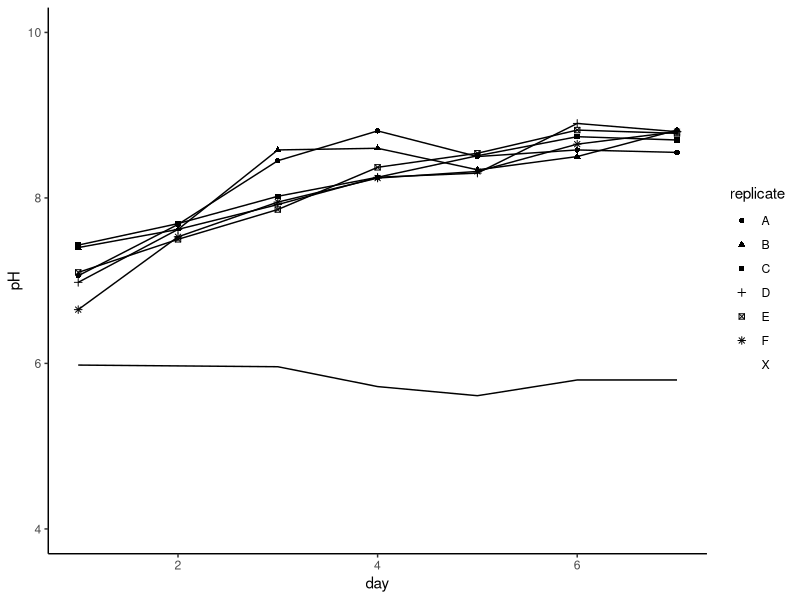
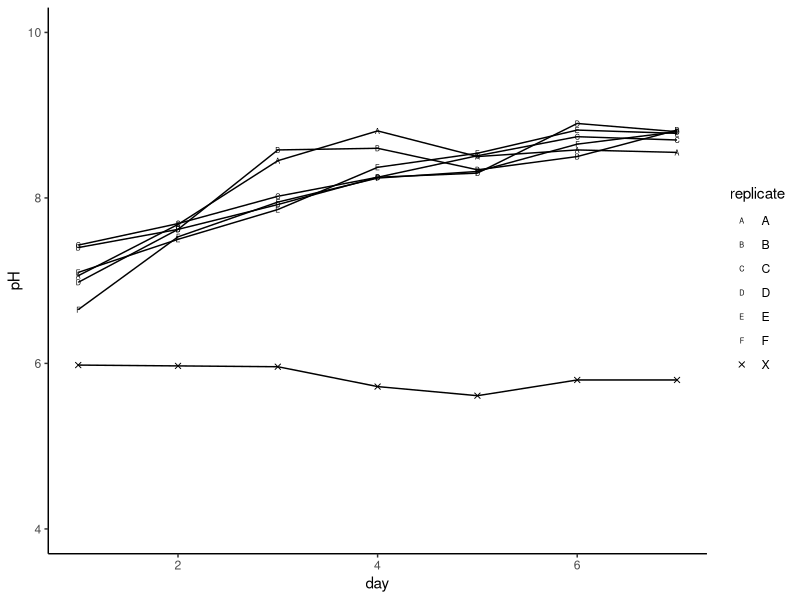
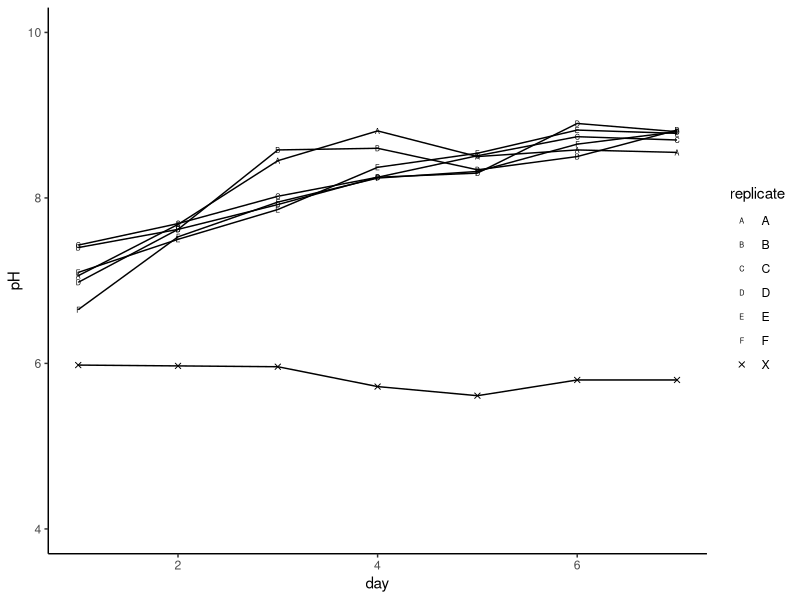
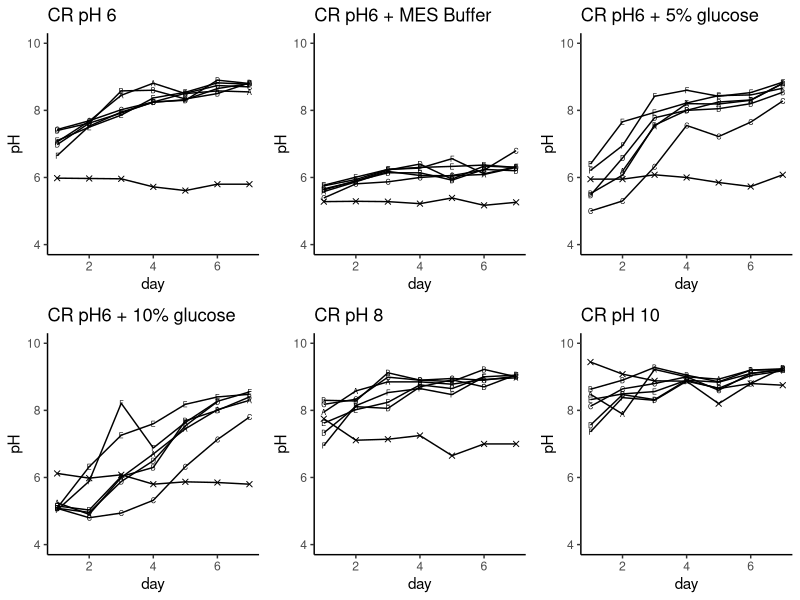

Write the R code that produced these figures, in order.
## ---- chunk 1
knitr::opts_chunk$set(echo = TRUE)
## ---- chunk 2
#Donny Hoang
#3.19.2020
#Graphing pH data
## ---- chunk 3
## if the packages are not installed, use these commands to install them
#install.packages('ggpubr')
#install.packages('ggplot2')
library(ggplot2)
library(ggpubr)
## ---- chunk 4
data <- read.csv("SGH_CR_pH.csv", header=TRUE)
## ---- chunk 5
head(data)
# Read more about head by typing ?head
str(data) ## has a little more information about the columns class
# What's the difference between a Factor, integer, and numeric class?
summary(data)
## ---- chunk 6
data1 <- subset(data, data$treatment=="pH 6")
head(data1)
summary(data1)
## ---- chunk 7
p1 <-ggplot(data=data1, aes(x=day, y=pH, group=replicate)) + ## initialize our plotting object
  ylim(4, 10) + ## set the y-axis limits
  geom_point(aes(shape=replicate)) + ## specify that we what to plot points
  geom_line() + ## specify that we also want lines
  theme_classic() ## make it pretty
p1 ## return the plotting object
## ---- chunk 8
shapeorder <- c(65, 66, 67, 68, 69, 70,  4)
## ---- chunk 9
p1 <- ggplot(data=data1,aes(x=day,y=pH,group=replicate))+
  ylim(4,10) +
  geom_point(aes(shape=replicate))+
  scale_shape_manual(values=shapeorder)+ ## what shapes we want to use
  geom_line() +
  theme_classic()
p1
## ---- chunk 10
myplotmaker<- function(...){
  return(... %>%
           ggplot(aes(x=day,y=pH,group=replicate))+
           ylim(4,10) +
           geom_point(aes(shape=replicate))+
           scale_shape_manual(values=shapeorder)+
           geom_line() +
           theme_classic())
}
## ---- chunk 11
p1 <- myplotmaker(data1)
p1
## ---- chunk 12
p1    <- myplotmaker(data1) + ggtitle("CR pH 6")

data2 <- subset(data, data$treatment=="pH 6 + MES")
p2    <- myplotmaker(data2) + ggtitle("CR pH6 + MES Buffer")

data3 <- subset(data, data$treatment=="pH 6 + 5% glucose")
p3    <- myplotmaker(data3) + ggtitle("CR pH6 + 5% glucose")

data4 <- subset(data, data$treatment=="pH 6 + 10% glucose")
p4    <- myplotmaker(data4) + ggtitle("CR pH6 + 10% glucose")

data5 <- subset(data, data$treatment=="pH 8")
p5    <- myplotmaker(data5) + ggtitle("CR pH 8")

data6 <- subset(data, data$treatment=="pH 10")
p6    <- myplotmaker(data6) + ggtitle("CR pH 10")
## ---- chunk 13
ggarrange(p1, p2, p3, p4, p5, p6,
          ncol=3, nrow=2,
          legend="none")
